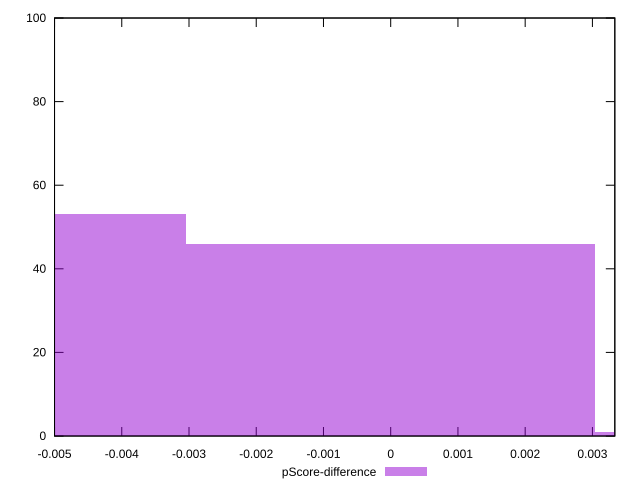

Recreate this plot in gnuplot.
reset

$pScoreDifference <<EOF
0 46
-0.006085468743370202 53
0.006085468743370202 1
EOF

set key outside below
set boxwidth 0.006085468743370202
set xrange [-0.0050000000000000044:0.0033333333333332993]
set yrange [0:100]
set trange [0:100]
set style fill transparent solid 0.5 noborder
set terminal svg size 640, 490 enhanced background rgb 'white'
set output "report_00015_2021-02-09T16-11-33.973Z/unminified-javascript/samples/pages+cached+noadtech+nomedia+nocss/pScore-difference/histogram.svg"

plot $pScoreDifference title "pScore-difference" with boxes

reset
